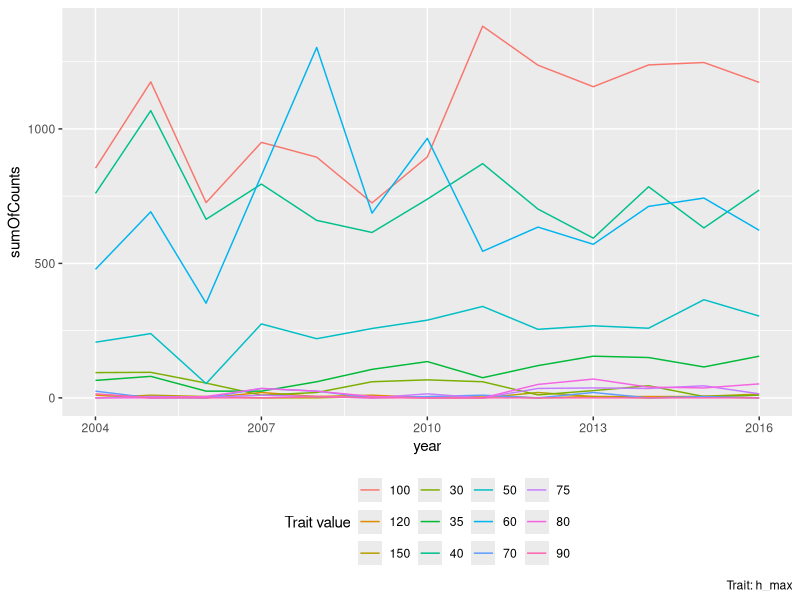

This chart was generated by the following R code:
## ---- chunk 1
knitr::opts_chunk$set(echo = TRUE)
## ---- chunk 2
library(tidyverse)
library(data.table) # database/sql-like syntax for doing stuff with data frames very fast
library(here) # relative paths within this project. Useful for data loading
## ---- chunk 3
# wkDT <- t(thfSpp) # where did this come from? Which dataset?
# wkDT <- wkDT[-1, ]
# wkDT <- cbind.data.frame(wkDT, thfTraits$h_max)
# colnames(wkDT) <- c("obs1", "obs2", "obs3", "obs4", "obs5", "obs6", "obs7", "obs8", "obs9", "obs10", "obs11", "obs12", "obs13", "h_max")

# load the data
# stored in data folder in this project for now
# from here on we are using data.table (which is not always obvious from the code)
thfSppDT <- data.table::fread(here::here("data", "thfSpp.csv"))
thfTraitsDT <- data.table::fread(here::here("data", "thfTraits.csv"))

# now I'm stuck - I can't see what you trying to do next but
# on the assumption that we need to link the counts to the traits by species we can:
# convert the count data into a long form so we can attach the trait data to each species observation

thfSppDT_l <- data.table::melt(thfSppDT, id.vars = c("year"),
                               variable.name = "spp",
                               value.name = "count")
head(thfSppDT_l)

# now merge the two datasets so we add the trait record to each of the 
# count records. This would be better done on the fly to save memory but
# for now...

data.table::setkey(thfSppDT_l, spp) # set the variable to match on
data.table::setkey(thfTraitsDT, spp) # set the variable to match on

mergedDT <- thfSppDT_l[thfTraitsDT]

head(mergedDT)

table(mergedDT$year, useNA = "always")
# we get an NA due to merge
mergedDT <- mergedDT[!is.na(year)] # filter it out
table(mergedDT$year, useNA = "always")
## ---- chunk 4
# h_maxDT <- wkDT %>% 
#   group_by(h_max) #%>%
#   summarise(tot = sum(obs1))

# like this? (I'm not sure what obs1 is - years?)

h_max <- mergedDT[, .(sum = sum(count)),
                     keyby = .(year, h_max)]
h_max

# more generically, if we convert this table to a  long form we can use data.table magic

lDT <- data.table::melt(mergedDT, id.vars = c("year", "spp", "count"),
                        variable.name = "trait")
head(lDT)

# now sum the counts by trait-value by year
# no loops needed :-)
traitTable <- lDT[,
                  .(sumOfCounts = sum(count)), 
                  keyby = .(year, trait, value)]

head(traitTable)

# traitTable now holds a sum of counts by trait-value by year
# is that what you want?

# you can then turn it back round to wide data if you want but probably easier to keep it like this
## ---- chunk 5
ggplot2::ggplot(traitTable[trait == "h_max"],
                aes(x = year,
                    y = sumOfCounts,
                    colour = value)) +
  geom_line() +
  scale_color_discrete(name = "Trait value") +
  theme(legend.position="bottom", ) +
  labs(caption = "Trait: h_max")
## ---- chunk 6
# tot <- wkDT  %>%
#   group_by(h_max) %>%
#   summarise(tot = sum(obs13))
#   h_maxDT<- cbind(h_maxDT, tot[,-1])
  
